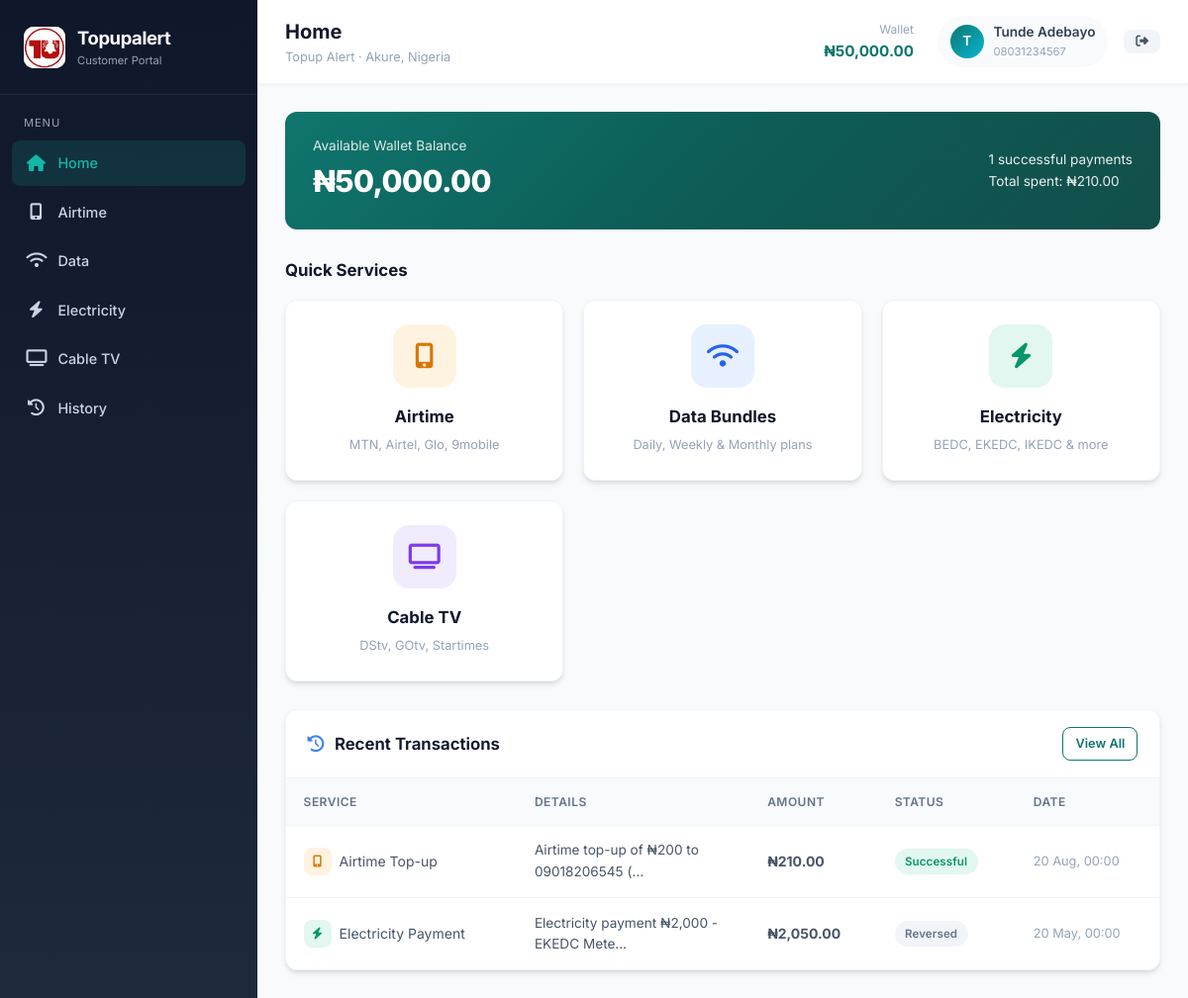
The page /user/dashboard.php (signed in) on the database its author committed.
### tables this page shows
CREATE TABLE IF NOT EXISTS customers (
    id INT AUTO_INCREMENT PRIMARY KEY,
    customer_code VARCHAR(20) NOT NULL UNIQUE,
    first_name VARCHAR(50) NOT NULL,
    last_name VARCHAR(50) NOT NULL,
    email VARCHAR(100) UNIQUE,
    phone VARCHAR(20) NOT NULL UNIQUE,
    password_hash VARCHAR(255) DEFAULT NULL,
    state VARCHAR(50) DEFAULT 'Ondo',
    city VARCHAR(50) DEFAULT 'Akure',
    address TEXT,
    wallet_balance DECIMAL(12,2) DEFAULT 0.00,
    status ENUM('active', 'inactive', 'suspended') DEFAULT 'active',
    created_at TIMESTAMP DEFAULT CURRENT_TIMESTAMP,
    updated_at TIMESTAMP DEFAULT CURRENT_TIMESTAMP ON UPDATE CURRENT_TIMESTAMP,
    INDEX idx_phone (phone),
    INDEX idx_status (status)
);

CREATE TABLE IF NOT EXISTS transactions (
    id INT AUTO_INCREMENT PRIMARY KEY,
    transaction_ref VARCHAR(30) NOT NULL UNIQUE,
    customer_id INT NOT NULL,
    service_type_id INT NOT NULL,
    amount DECIMAL(12,2) NOT NULL,
    fee DECIMAL(10,2) DEFAULT 0.00,
    total_amount DECIMAL(12,2) NOT NULL,
    currency VARCHAR(3) DEFAULT 'NGN',
    status ENUM('pending', 'successful', 'failed', 'reversed') DEFAULT 'pending',
    provider_ref VARCHAR(100),
    beneficiary_phone VARCHAR(20),
    beneficiary_meter VARCHAR(50),
    beneficiary_smartcard VARCHAR(50),
    network ENUM('MTN', 'Airtel', 'Glo', '9mobile', 'Other') NULL,
    data_plan VARCHAR(100) NULL,
    disco ENUM('BEDC', 'EKEDC', 'IKEDC', 'AEDC', 'PHED', 'JED', 'KEDCO', 'Other') NULL,
    cable_provider ENUM('DStv', 'GOtv', 'Startimes', 'Other') NULL,
    payment_method ENUM('wallet', 'card', 'bank_transfer', 'ussd') DEFAULT 'wallet',
    description TEXT,
    ip_address VARCHAR(45),
    created_at TIMESTAMP DEFAULT CURRENT_TIMESTAMP,
    updated_at TIMESTAMP DEFAULT CURRENT_TIMESTAMP ON UPDATE CURRENT_TIMESTAMP,
    FOREIGN KEY (customer_id) REFERENCES customers(id) ON DELETE CASCADE,
    FOREIGN KEY (service_type_id) REFERENCES service_types(id),
    INDEX idx_customer (customer_id),
    INDEX idx_status (status),
    INDEX idx_created (created_at),
    INDEX idx_ref (transaction_ref)
);

CREATE TABLE IF NOT EXISTS service_types (
    id INT AUTO_INCREMENT PRIMARY KEY,
    name VARCHAR(50) NOT NULL UNIQUE,
    code VARCHAR(20) NOT NULL UNIQUE,
    description TEXT,
    icon VARCHAR(50),
    is_active BOOLEAN DEFAULT TRUE
);

### config/database.php (called while the page is built, shortened)
<?php
function formatNaira($amount) {
    return '₦' . number_format((float)$amount, 2);
}
?>

### user/dashboard.php (the view)
<?php
$pageTitle = 'Home';
$currentPage = 'dashboard';
require_once __DIR__ . '/includes/header.php';
$db = getDB();
$customerId = $_SESSION['customer_id'];
$stmt = $db->prepare("
    SELECT t.*, st.name as service_name, st.code as service_code
    FROM transactions t
    JOIN service_types st ON st.id = t.service_type_id
    WHERE t.customer_id = ?
    ORDER BY t.created_at DESC
    LIMIT 8
");
$stmt->execute([$customerId]);
$recentTxns = $stmt->fetchAll();
$stmt = $db->prepare("SELECT COUNT(*) FROM transactions WHERE customer_id = ? AND status = 'successful'");
$stmt->execute([$customerId]);
$successCount = $stmt->fetchColumn();
$stmt = $db->prepare("SELECT COALESCE(SUM(total_amount),0) FROM transactions WHERE customer_id = ? AND status = 'successful'");
$stmt->execute([$customerId]);
$totalSpent = $stmt->fetchColumn();
?>
<div class="wallet-banner">
    <div>
        <div class="label">Available Wallet Balance</div>
        <div class="balance"><?= formatNaira($walletBalance) ?></div>
    </div>
    <div style="font-size:0.85rem;opacity:0.9;">
        <div><?= number_format($successCount) ?> successful payments</div>
        <div>Total spent: <?= formatNaira($totalSpent) ?></div>
    </div>
</div>
<h3 style="font-size:1.05rem;font-weight:700;margin-bottom:1rem;color:var(--dark);">Quick Services</h3>
<div class="service-grid">
    <a href="airtime.php" class="service-card">
        <div class="icon-wrap service-airtime"><i class="fas fa-mobile-alt"></i></div>
        <h3>Airtime</h3>
        <p>MTN, Airtel, Glo, 9mobile</p>
    </a>
    <a href="data.php" class="service-card">
        <div class="icon-wrap service-data"><i class="fas fa-wifi"></i></div>
        <h3>Data Bundles</h3>
        <p>Daily, Weekly & Monthly plans</p>
    </a>
    <a href="electricity.php" class="service-card">
        <div class="icon-wrap service-electricity"><i class="fas fa-bolt"></i></div>
        <h3>Electricity</h3>
        <p>BEDC, EKEDC, IKEDC & more</p>
    </a>
    <a href="cable.php" class="service-card">
        <div class="icon-wrap service-cable"><i class="fas fa-tv"></i></div>
        <h3>Cable TV</h3>
        <p>DStv, GOtv, Startimes</p>
    </a>
</div>
<div class="card">
    <div class="card-header">
        <h3><i class="fas fa-history" style="margin-right:0.4rem;color:var(--info);"></i> Recent Transactions</h3>
        <a href="history.php" class="btn btn-sm btn-outline">View All</a>
    </div>
    <div class="card-body">
        <?php if (empty($recentTxns)): ?>
            <div class="empty-state">
                <i class="fas fa-receipt"></i>
                <p>No transactions yet. Try buying airtime or data!</p>
            </div>
        <?php else: ?>
        <div class="table-responsive">
            <table>
                <thead>
                    <tr>
                        <th>Service</th>
                        <th>Details</th>
                        <th>Amount</th>
                        <th>Status</th>
                        <th>Date</th>
                    </tr>
                </thead>
                <tbody>
                    <?php foreach ($recentTxns as $t):
                        $iconClass = match($t['service_code']) {
                            'AIRTIME' => 'service-airtime',
                            'DATA' => 'service-data',
                            'ELECTRICITY' => 'service-electricity',
                            'CABLE' => 'service-cable',
                            default => ''
                        };
                        $icon = match($t['service_code']) {
                            'AIRTIME' => 'fa-mobile-alt',
                            'DATA' => 'fa-wifi',
                            'ELECTRICITY' => 'fa-bolt',
                            'CABLE' => 'fa-tv',
                            default => 'fa-circle'
                        };
                        $badge = match($t['status']) {
                            'successful' => 'badge-success',
                            'pending' => 'badge-pending',
                            'failed' => 'badge-danger',
                            default => 'badge-gray'
                        };
                    ?>
                    <tr>
                        <td>
                            <div style="display:flex;align-items:center;gap:0.5rem;">
                                <div class="service-icon <?= $iconClass ?>" style="width:28px;height:28px;font-size:0.75rem;"><i class="fas <?= $icon ?>"></i></div>
                                <?= htmlspecialchars($t['service_name']) ?>
                            </div>
                        </td>
                        <td style="font-size:0.85rem;max-width:200px;">
                            <?= htmlspecialchars(mb_strimwidth($t['description'] ?? '', 0, 40, '…')) ?>
                        </td>
                        <td class="fw-700"><?= formatNaira($t['total_amount']) ?></td>
                        <td><span class="badge <?= $badge ?>"><?= ucfirst($t['status']) ?></span></td>
                        <td class="text-muted" style="font-size:0.8rem;"><?= date('d M, H:i', strtotime($t['created_at'])) ?></td>
                    </tr>
                    <?php endforeach; ?>
                </tbody>
            </table>
        </div>
        <?php endif; ?>
    </div>
</div>
<?php require_once __DIR__ . '/includes/footer.php'; ?>

### user/includes/header.php (shortened to what this page needs)
<?php
require_once __DIR__ . '/../../config/database.php';
$pageTitle = $pageTitle ?? 'Dashboard';
$currentPage = $currentPage ?? 'dashboard';
$db = getDB();
$stmt = $db->prepare("SELECT wallet_balance, first_name, last_name FROM customers WHERE id = ?");
$stmt->execute([$_SESSION['customer_id']]);
$customer = $stmt->fetch();
$walletBalance = $customer['wallet_balance'] ?? 0;
?>
<!DOCTYPE html>
<html lang="en">
<head>
    <link rel="stylesheet" href="https://cdnjs.cloudflare.com/ajax/libs/font-awesome/6.5.1/css/all.min.css">
    <link rel="stylesheet" href="../assets/css/style.css">
</head>
<body>
<div class="sidebar">
    <div class="sidebar-brand">
        <div class="logo"><img src="../assets/img/logo-64.png" alt="Topupalert"></div>
        <div>
            <h1>Topupalert</h1>
            <small>Customer Portal</small>
        </div>
    </div>
    <nav class="sidebar-nav">
        <div class="nav-section">
            <div class="nav-section-title">Menu</div>
            <a href="dashboard.php" class="nav-link <?= $currentPage === 'dashboard' ? 'active' : '' ?>">
                <i class="fas fa-home"></i> <span>Home</span>
            </a>
            <a href="airtime.php" class="nav-link <?= $currentPage === 'airtime' ? 'active' : '' ?>">
                <i class="fas fa-mobile-alt"></i> <span>Airtime</span>
            </a>
            <a href="data.php" class="nav-link <?= $currentPage === 'data' ? 'active' : '' ?>">
                <i class="fas fa-wifi"></i> <span>Data</span>
            </a>
            <a href="electricity.php" class="nav-link <?= $currentPage === 'electricity' ? 'active' : '' ?>">
                <i class="fas fa-bolt"></i> <span>Electricity</span>
            </a>
            <a href="cable.php" class="nav-link <?= $currentPage === 'cable' ? 'active' : '' ?>">
                <i class="fas fa-tv"></i> <span>Cable TV</span>
            </a>
            <a href="history.php" class="nav-link <?= $currentPage === 'history' ? 'active' : '' ?>">
                <i class="fas fa-history"></i> <span>History</span>
            </a>
        </div>
    </nav>
</div>
<div class="main-content">
    <header class="topbar">
        <div class="topbar-left">
            <h2><?= htmlspecialchars($pageTitle) ?></h2>
            <p>Topup Alert · Akure, Nigeria</p>
        </div>
        <div class="topbar-right">
            <div style="text-align:right;margin-right:0.5rem;">
                <div style="font-size:0.75rem;color:var(--gray-500);">Wallet</div>
                <div style="font-weight:700;color:var(--primary);font-size:0.95rem;"><?= formatNaira($walletBalance) ?></div>
            </div>
            <div class="user-info">
                <div class="user-avatar">
                    <?= strtoupper(substr($_SESSION['customer_name'] ?? 'U', 0, 1)) ?>
                </div>
                <div>
                    <div style="font-size:0.85rem;font-weight:600;"><?= htmlspecialchars($_SESSION['customer_name'] ?? 'User') ?></div>
                    <div style="font-size:0.7rem;color:var(--gray-500);"><?= htmlspecialchars($_SESSION['customer_phone'] ?? '') ?></div>
                </div>
            </div>
            <a href="logout.php" class="btn btn-sm btn-secondary">
                <i class="fas fa-sign-out-alt"></i>
            </a>
        </div>
    </header>
    <div class="content-area">

### user/includes/header.php (style rules this page uses)
.service-grid { display: grid; grid-template-columns: repeat(auto-fit, minmax(240px, 1fr)); gap: 1.25rem; margin-bottom: 1.75rem; }
.service-card { background: var(--white); border-radius: var(--radius); padding: 1.5rem; border: 1px solid var(--gray-200); box-shadow: var(--shadow); text-align: center; transition: var(--transition); cursor: pointer; text-decoration: none; color: inherit; display: block; }
.service-card .icon-wrap { width: 64px; height: 64px; border-radius: 16px; display: flex; align-items: center; justify-content: center; font-size: 1.6rem; margin: 0 auto 1rem; }
.service-card h3 { font-size: 1.05rem; font-weight: 700; margin-bottom: 0.35rem; color: var(--dark); }
.service-card p { font-size: 0.8rem; color: var(--gray-500); }
.wallet-banner { background: linear-gradient(135deg, #0f766e 0%, #0d5c56 50%, #134e4a 100%); color: white; border-radius: var(--radius); padding: 1.5rem 1.75rem; margin-bottom: 1.75rem; display: flex; align-items: center; justify-content: space-between; flex-wrap: wrap; gap: 1rem; }
.wallet-banner .label { font-size: 0.85rem; opacity: 0.85; }
.wallet-banner .balance { font-size: 1.9rem; font-weight: 800; letter-spacing: -0.02em; }

### rows shown on the page
customers: wallet_balance "₦50,000.00"
transactions: service_type.name "Airtime Top-up", description "Airtime top-up of ₦200 to 09018206545 (…", total_amount "₦210.00", status "Successful", created_at "20 Aug, 00:00"
transactions: service_type.name "Electricity Payment", description "Electricity payment ₦2,000 - EKEDC Mete…", total_amount "₦2,050.00", status "Reversed", created_at "20 May, 00:00"

### other values the page prints
$pageTitle "Home"
substr($_SESSION['customer_name'] ?? 'U', 0, 1) "T"
$_SESSION['customer_name'] "Tunde Adebayo"
$_SESSION['customer_phone'] "08031234567"
$successCount "1"
formatNaira($totalSpent) "₦210.00"
